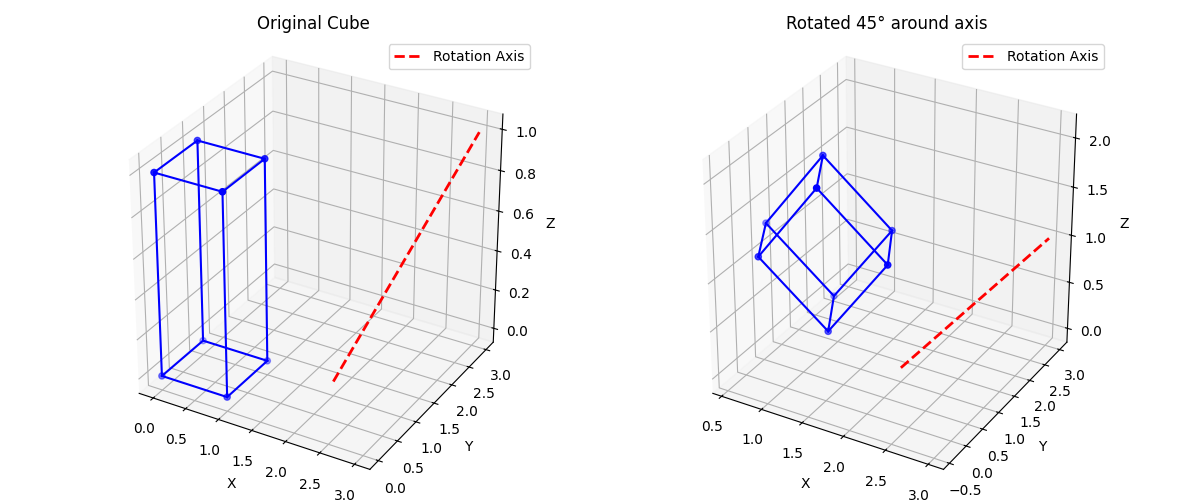

Generate this figure with Python:
import numpy as np
import matplotlib.pyplot as plt
from mpl_toolkits.mplot3d import Axes3D
import math

def plot_cube(vertices, edges, axis_line=None, ax=None, title=""):
    """Plot cube and rotation axis"""
    if ax is None:
        fig = plt.figure()
        ax = fig.add_subplot(111, projection='3d')
    # Plot vertices
    ax.scatter(vertices[:, 0], vertices[:, 1], vertices[:, 2], color='blue')
    # Plot edges
    for edge in edges:
        ax.plot([vertices[edge[0], 0], vertices[edge[1], 0]],
                [vertices[edge[0], 1], vertices[edge[1], 1]],
                [vertices[edge[0], 2], vertices[edge[1], 2]], 'b-')
    # Plot rotation axis
    if axis_line is not None:
        ax.plot([axis_line[0], axis_line[3]],
                [axis_line[1], axis_line[4]],
                [axis_line[2], axis_line[5]], 'r--', linewidth=2, label='Rotation Axis')
        ax.legend()
    ax.set_xlabel('X')
    ax.set_ylabel('Y')
    ax.set_zlabel('Z')
    ax.set_title(title)
    ax.set_box_aspect([1, 1, 1])  # Equal aspect ratio
    return ax

def translate_matrix(tx, ty, tz):
    """Create translation matrix"""
    return np.array([
        [1, 0, 0, tx],
        [0, 1, 0, ty],
        [0, 0, 1, tz],
        [0, 0, 0, 1]
    ])

def rotate_x_matrix(angle):
    """Create rotation matrix for x-axis"""
    rad = math.radians(angle)
    return np.array([
        [1, 0, 0, 0],
        [0, math.cos(rad), -math.sin(rad), 0],
        [0, math.sin(rad), math.cos(rad), 0],
        [0, 0, 0, 1]
    ])

def rotate_y_matrix(angle):
    """Create rotation matrix for y-axis"""
    rad = math.radians(angle)
    return np.array([
        [math.cos(rad), 0, math.sin(rad), 0],
        [0, 1, 0, 0],
        [-math.sin(rad), 0, math.cos(rad), 0],
        [0, 0, 0, 1]
    ])

def rotate_z_matrix(angle):
    """Create rotation matrix for z-axis"""
    rad = math.radians(angle)
    return np.array([
        [math.cos(rad), -math.sin(rad), 0, 0],
        [math.sin(rad), math.cos(rad), 0, 0],
        [0, 0, 1, 0],
        [0, 0, 0, 1]
    ])

def arbitrary_rotation_matrix(x1, y1, z1, x2, y2, z2, angle):
    """
    Create composite matrix for rotation about arbitrary axis
    """
    
    V = math.sqrt((x2 - x1)**2 + (y2 - y1)**2 + (z2 - z1)**2)
    a, b, c = (x2 - x1) / V, (y2 - y1) / V, (z2 - z1) / V

    dx, dy, dz = x2 - x1, y2 - y1, z2 - z1
    length = np.sqrt(dx**2 + dy**2 + dz**2)
    dx, dy, dz = dx / length, dy / length, dz / length
    alpha = np.degrees(np.arctan2(dy, dz))  # Rotation around x-axis
    beta = np.degrees(np.arctan2(dx, np.sqrt(dy**2 + dz**2)))  # Rotation around y-axis


    # 1. Translation to origin
    T1 = translate_matrix(-x1, -y1, -z1)
    # 2. Rotation about x-axis to zx-plane
    Rx = rotate_x_matrix(alpha)
    # 3. Rotation about y-axis to z-axis
    Ry = rotate_y_matrix(beta)
    # 4. Rotation about z-axis by the specified angle
    Rz = rotate_z_matrix(angle)
    # 5. Inverse transformations
    Ry_inv = rotate_y_matrix(-beta)
    Rx_inv = rotate_x_matrix(-alpha)
    T2 = translate_matrix(x1, y1, z1)

    # Composite transformation matrix
    composite = T2 @ Ry_inv @ Rx_inv @ Rz @ Rx @ Ry @ T1
    return composite

def create_cube():
    """Create vertices and edges of a cube"""
    vertices = np.array([
        [0, 0, 0, 1],
        [1, 0, 0, 1],
        [1, 1, 0, 1],
        [0, 1, 0, 1],
        [0, 0, 1, 1],
        [1, 0, 1, 1],
        [1, 1, 1, 1],
        [0, 1, 1, 1]
    ])
    edges = [
        [0, 1], [1, 2], [2, 3], [3, 0],
        [4, 5], [5, 6], [6, 7], [7, 4],
        [0, 4], [1, 5], [2, 6], [3, 7]
    ]
    return vertices, edges

def transform_vertices(vertices, matrix):
    """Transform vertices using matrix multiplication"""
    return (matrix @ vertices.T).T

def main():
    # Create cube
    vertices, edges = create_cube()

    # Define rotation axis and angle
    x1, y1, z1 = 2,1,0
    x2, y2, z2 = 3,3,1
    angle = 45

    
    composite = arbitrary_rotation_matrix(x1, y1, z1, x2, y2, z2, angle)
    # Transform vertices using matrix multiplication
    transformed_vertices = transform_vertices(vertices, composite)
    print(transformed_vertices)
    # Visualization
    fig = plt.figure(figsize=(12, 5))
    # Original cube
    ax1 = fig.add_subplot(121, projection='3d')
    plot_cube(vertices[:, :3], edges, [x1, y1, z1, x2, y2, z2], ax1, "Original Cube")
    # Transformed cube
    ax2 = fig.add_subplot(122, projection='3d')
    plot_cube(transformed_vertices[:, :3], edges, [x1, y1, z1, x2, y2, z2], ax2,
              f"Rotated {angle}° around axis")
    plt.tight_layout()
    plt.show()

if __name__ == "__main__":
    main()
